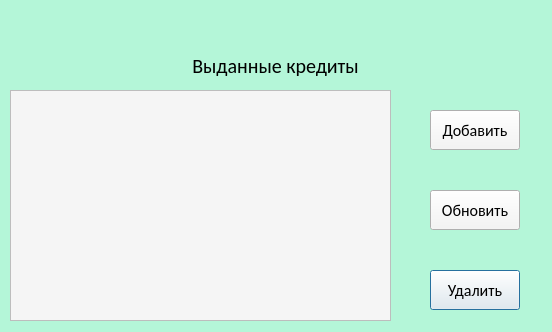
<?xml version="1.0" encoding="UTF-8"?>
<ui version="4.0">
 <class>Dialog</class>
 <widget class="QDialog" name="Dialog">
  <property name="geometry">
   <rect>
    <x>0</x>
    <y>0</y>
    <width>552</width>
    <height>332</height>
   </rect>
  </property>
  <property name="font">
   <font>
    <family>Calibri</family>
   </font>
  </property>
  <property name="windowTitle">
   <string>Dialog</string>
  </property>
  <property name="styleSheet">
   <string notr="true">background-color: rgb(180, 246, 216)</string>
  </property>
  <widget class="QLabel" name="auth_as">
   <property name="geometry">
    <rect>
     <x>10</x>
     <y>10</y>
     <width>531</width>
     <height>31</height>
    </rect>
   </property>
   <property name="font">
    <font>
     <family>Calibri</family>
     <pointsize>-1</pointsize>
     <weight>50</weight>
     <italic>false</italic>
     <bold>false</bold>
    </font>
   </property>
   <property name="styleSheet">
    <string notr="true">color: rgb(0, 0, 0);
font-size: 20px;
font: &quot;Arial Black&quot;;</string>
   </property>
   <property name="text">
    <string/>
   </property>
   <property name="alignment">
    <set>Qt::AlignCenter</set>
   </property>
  </widget>
  <widget class="QPushButton" name="Delete_btn">
   <property name="geometry">
    <rect>
     <x>430</x>
     <y>270</y>
     <width>90</width>
     <height>40</height>
    </rect>
   </property>
   <property name="font">
    <font>
     <family>Calibri</family>
     <pointsize>-1</pointsize>
     <weight>50</weight>
     <italic>false</italic>
     <bold>false</bold>
    </font>
   </property>
   <property name="styleSheet">
    <string notr="true">font-size: 16px;
font: &quot;Yu Gothic UI Semibold&quot;;
background-color: rgb(245, 245, 245)</string>
   </property>
   <property name="text">
    <string>Удалить</string>
   </property>
  </widget>
  <widget class="QPushButton" name="Add_btn">
   <property name="geometry">
    <rect>
     <x>430</x>
     <y>110</y>
     <width>90</width>
     <height>40</height>
    </rect>
   </property>
   <property name="font">
    <font>
     <family>Calibri</family>
     <pointsize>-1</pointsize>
     <weight>50</weight>
     <italic>false</italic>
     <bold>false</bold>
    </font>
   </property>
   <property name="styleSheet">
    <string notr="true">font-size: 16px;
font: &quot;Yu Gothic UI Semibold&quot;;
background-color: rgb(245, 245, 245)</string>
   </property>
   <property name="text">
    <string>Добавить</string>
   </property>
  </widget>
  <widget class="QTableWidget" name="tableWidget">
   <property name="geometry">
    <rect>
     <x>10</x>
     <y>90</y>
     <width>381</width>
     <height>231</height>
    </rect>
   </property>
   <property name="font">
    <font>
     <family>Calibri</family>
     <pointsize>-1</pointsize>
     <weight>50</weight>
     <italic>false</italic>
     <bold>false</bold>
    </font>
   </property>
   <property name="styleSheet">
    <string notr="true">font-size: 16px;
font: &quot;Yu Gothic UI Semibold&quot;;
background-color: rgb(245, 245, 245)</string>
   </property>
  </widget>
  <widget class="QLabel" name="label_4">
   <property name="geometry">
    <rect>
     <x>10</x>
     <y>50</y>
     <width>531</width>
     <height>31</height>
    </rect>
   </property>
   <property name="font">
    <font>
     <family>Calibri</family>
     <pointsize>-1</pointsize>
     <weight>50</weight>
     <italic>false</italic>
     <bold>false</bold>
    </font>
   </property>
   <property name="styleSheet">
    <string notr="true">color: rgb(0, 0, 0);
font-size: 20px;
font: &quot;Arial Black&quot;;</string>
   </property>
   <property name="text">
    <string>Выданные кредиты</string>
   </property>
   <property name="alignment">
    <set>Qt::AlignCenter</set>
   </property>
  </widget>
  <widget class="QPushButton" name="Update_btn">
   <property name="geometry">
    <rect>
     <x>430</x>
     <y>190</y>
     <width>90</width>
     <height>40</height>
    </rect>
   </property>
   <property name="font">
    <font>
     <family>Calibri</family>
     <pointsize>-1</pointsize>
     <weight>50</weight>
     <italic>false</italic>
     <bold>false</bold>
    </font>
   </property>
   <property name="styleSheet">
    <string notr="true">font-size: 16px;
font: &quot;Yu Gothic UI Semibold&quot;;
background-color: rgb(245, 245, 245)</string>
   </property>
   <property name="text">
    <string>Обновить</string>
   </property>
  </widget>
 </widget>
 <resources/>
 <connections/>
</ui>
